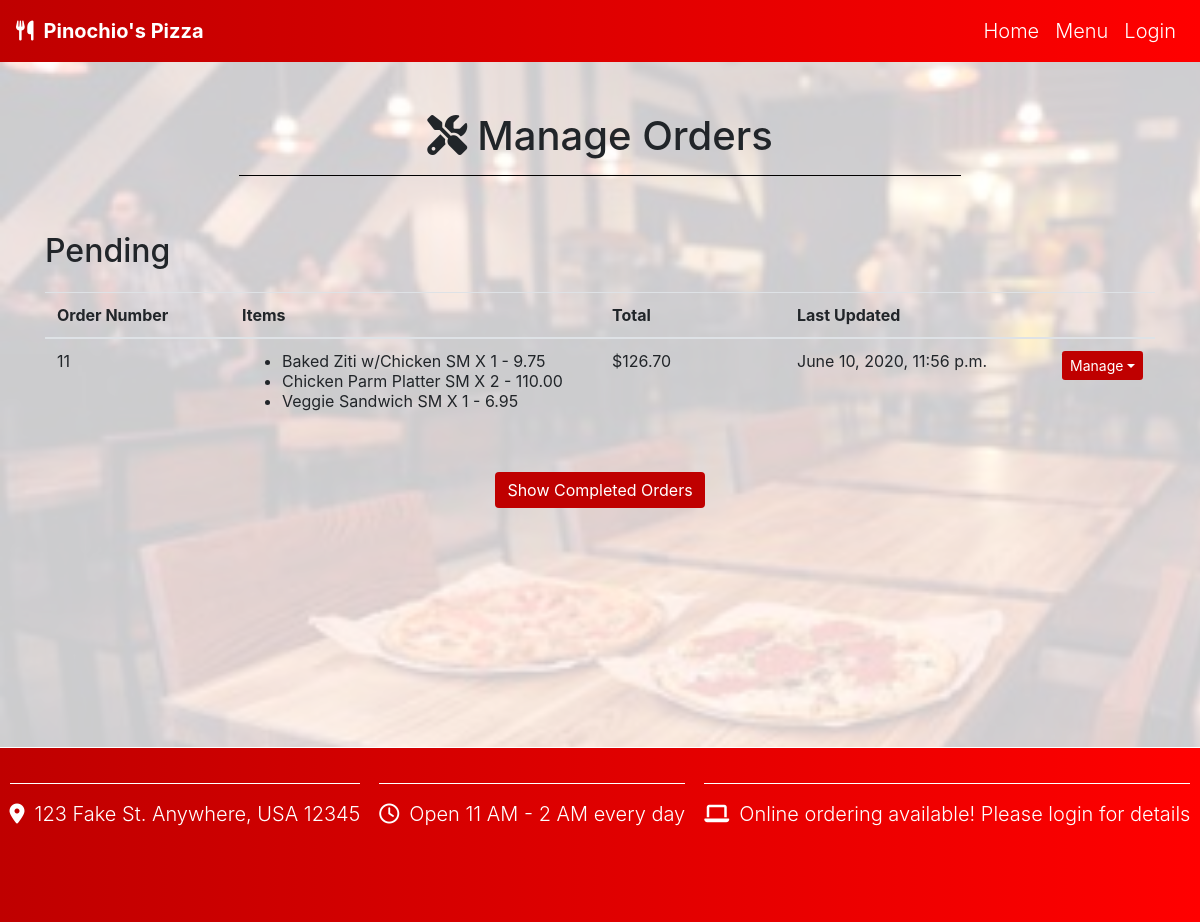
Page /manageOrders on the earlier database version.
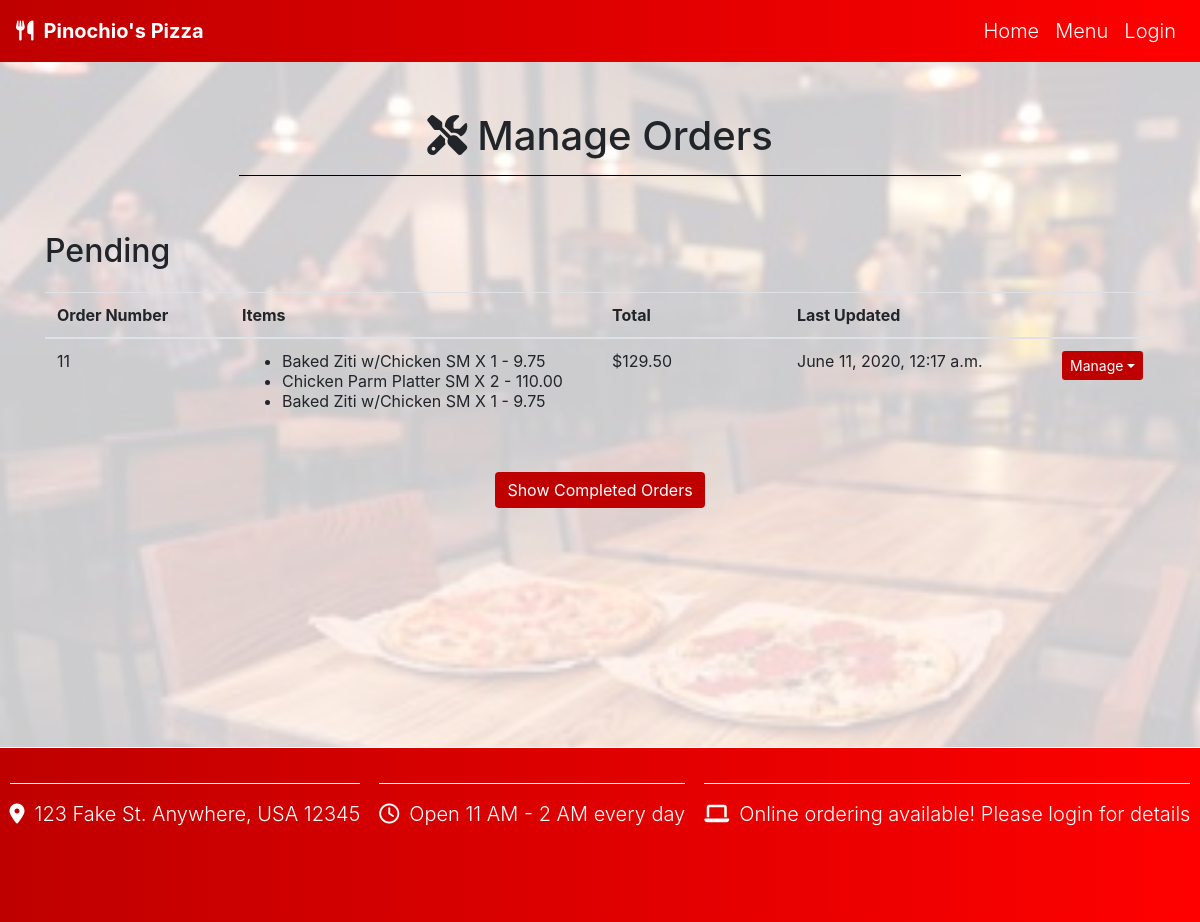
Same page on the later database version.
### orders/models.py (models this page shows, shortened)
class Order(models.Model):
    id = models.AutoField(primary_key=True)
    user = models.ForeignKey(settings.AUTH_USER_MODEL, on_delete=models.CASCADE)
    created = models.DateTimeField(auto_now_add=True)
    lastUpdated = models.DateTimeField(auto_now=True)
    items = models.ManyToManyField(MenuItem, blank=True, through='OrderDetail')
    completed = models.BooleanField(default=False)
    total = models.DecimalField(max_digits=6, decimal_places=2, default=0.0)

class OrderDetail(models.Model):
    order = models.ForeignKey(Order, on_delete=models.CASCADE)
    item = models.ForeignKey(MenuItem, on_delete=models.CASCADE)
    ITEM_SIZES = [
    ('SM', "Small"),
    ('LG', "Large")
    ]
    size = models.CharField(max_length=2, blank=True, choices=ITEM_SIZES)
    quantity = models.IntegerField(default=1)
    toppings = models.ManyToManyField(PizzaTopping, blank=True)
    sandwichToppings = models.ManyToManyField(CheesesteakTopping, blank=True)
    extraCheese = models.BooleanField(default=False)
    total = models.DecimalField(max_digits=6, decimal_places=2, default=0.0)
    notes = models.CharField(max_length=64, blank=True)
    def updateTotal(self):
        self.total = self.item.priceLarge * self.quantity if self.size == 'LG' else self.item.priceSmall * self.quantity
        self.save()
        return self.total
    def __str__(self):
        self.updateTotal()
        showToppings = True if self.toppings.all().count() > 0 or self.sandwichToppings.all().count() > 0 else False
        if self.item.category == 'PZA':
            item_pizza_toppings = [str(elem) for elem in self.toppings.all()]
            return f"{self.item} {item_pizza_toppings} X {self.quantity} - {self.total}" if showToppings else f"{self.item} No toppings X {self.quantity} - {self.total}"
        elif self.item.category == 'SUB':
            extraCheese = 'XTRA Cheese' if {self.extraCheese} else ''
            item_sandwich_toppings = [str(elem) for elem in self.sandwichToppings.all()]
            return f"{self.item} {item_sandwich_toppings} X {self.quantity} - {self.total}" if showToppings else f"{self.item} No toppings X {self.quantity} - {self.total}"
        else:
            return f"{self.item} {self.size} X {self.quantity} - {self.total}"

class MenuItem(models.Model):
    name = models.CharField(max_length=30)
    priceSmall = models.DecimalField(max_digits=4, decimal_places=2, default=0.0)
    priceLarge = models.DecimalField(max_digits=4, decimal_places=2, default=0.0)
    PIZZA_STYLES = [
        ('NML', "Normal"),
        ('SCL', "Sicilian")
    ]
    pizzaStyle = models.CharField(max_length=3, choices=PIZZA_STYLES, blank=True)
    pizzaToppingsCount = models.IntegerField(default=0)
    category = models.ForeignKey(Category, on_delete=models.CASCADE)
    def __str__(self):
        if self.pizzaStyle != '':
            return f"{self.name} - ({self.get_pizzaStyle_display()})"
        else:
            return f"{self.name}"

### orders/views.py (the view)
# urls.py: path("manageOrders", views.manageOrders, name="manageOrders"),
def manageOrders(request, msg=''):
    context = {
        'orders': Order.objects.all(),
        'msg': msg,
        'pending': Order.objects.filter(completed=False).count()
    }
    return render(request, "orders/manageOrders.html", context)

### orders/templates/orders/manageOrders.html (shortened to what this page needs)
{% extends 'base.html' %}
{% load static %}
{% block body %}
<h1 class="page-header mx-auto" id="orderListHeader"><i class="fas fa-tools"></i>Manage Orders</h1>
<h2 class="text-left">Pending</h2>
<table class="table" id="orderList">
  <thead>
    <th>Order Number</th>
    <th colspan="2">Items</th>
    <th>Total</th>
    <th colspan="2">Last Updated</th>
  </thead>
  <tbody class="selected">
  {% for order in orders %}
  {% if not order.completed %}
  <tr>
    <td>{{ order.id }}</td>
    <td colspan="2"><ul>
    {% for item in order.orderdetail_set.all %}
    <li>{{ item }}</li>
    {% endfor %}
    </ul></td>
    <td>${{ order.total }}</td>
    <td colspan="2">{{ order.lastUpdated }}<div id="itemEditOptions" class="dropdown">
      <button class="btn btn-primary dropdown-toggle btn-sm" type="button" data-toggle="dropdown">Manage</button>
      </div>
    </td>
  </tr>
  {% endif %}
  {% endfor %}
  </tbody>
</table>
<button class="btn btn-primary" data-toggle="collapse" data-target="#completedOrders">Show Completed Orders</button>
{% endblock %}

Differences in the rows shown:
removed OrderDetail: size+item+quantity "Veggie Sandwich SM X 1 - 6.95"
changed Order id 11: total "126.70" → "129.50"; lastUpdated "June 10, 2020, 11:56 p.m." → "June 11, 2020, 12:17 a.m."
added OrderDetail: size+item+quantity "Baked Ziti w/Chicken SM X 1 - 9.75"
